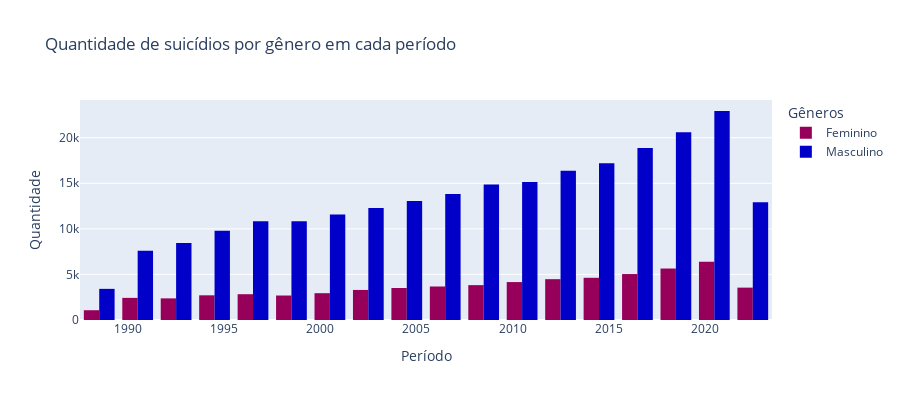

Notebook cell for this chart:
### Code cell
#Gráfico histograma Quantidade de suicídios por gênero em cada período
dadosGeneros = BancoLocal.buscar_dados('gen_periodo')

dadosGeneros = dadosGeneros.rename(columns={'descricao':'Gêneros', 'quantidade':'Quantidade', 'ano':'Período'})

analiseGeneroPeriodo = AnaliseGenero(dadosGeneros, 'Período', 'Quantidade', 'Gêneros', 'histogram')
analiseGeneroPeriodo.criar_grafico()

### Figure 1 — Plotly figure (JSON) as saved in the notebook; plotly's stock layout.template omitted (floating-point values rounded to 4 significant figures)
{"data": [{"alignmentgroup": "True", "bingroup": "x", "histfunc": "sum", "hovertemplate": "Gêneros=Feminino<br>Período=%{x}<br>sum of Quantidade=%{y}<extra></extra>", "legendgroup": "Feminino", "marker": {"color": "rgb(150,0,90)", "pattern": {"shape": ""}}, "name": "Feminino", "nbinsx": 17, "offsetgroup": "Feminino", "orientation": "v", "showlegend": true, "type": "histogram", "x": [1989, 1990, 1991, 1992, 1993, 1994, 1995, 1996, 1997, 1998, 1999, 2000, 2001, 2002, 2003, 2004, 2005, 2006, 2007, 2008, 2009, 2010, 2011, 2012, 2013, 2014, 2015, 2016, 2017, 2018, 2019, 2020, 2021, 2022], "xaxis": "x", "y": [1073, 1225, 1202, 1180, 1193, 1299, 1410, 1407, 1423, 1457, 1230, 1382, 1560, 1694, 1604, 1706, 1805, 1805, 1872, 1953, 1872, 2073, 2089, 2257, 2223, 2233, 2396, 2378, 2664, 2729, 2919, 2964, 3431, 3553], "yaxis": "y"}, {"alignmentgroup": "True", "bingroup": "x", "histfunc": "sum", "hovertemplate": "Gêneros=Masculino<br>Período=%{x}<br>sum of Quantidade=%{y}<extra></extra>", "legendgroup": "Masculino", "marker": {"color": "rgb(0,0,200)", "pattern": {"shape": ""}}, "name": "Masculino", "nbinsx": 17, "offsetgroup": "Masculino", "orientation": "v", "showlegend": true, "type": "histogram", "x": [1989, 1990, 1991, 1992, 1993, 1994, 1995, 1996, 1997, 1998, 1999, 2000, 2001, 2002, 2003, 2004, 2005, 2006, 2007, 2008, 2009, 2010, 2011, 2012, 2013, 2014, 2015, 2016, 2017, 2018, 2019, 2020, 2021, 2022], "xaxis": "x", "y": [3417, 3618, 3980, 4081, 4354, 4632, 5174, 5332, 5496, 5525, 5300, 5398, 6177, 6028, 6256, 6311, 6744, 6834, 6995, 7375, 7500, 7375, 7762, 8061, 8309, 8419, 8780, 9053, 9826, 9999, 10599, 10868, 12064, 12908], "yaxis": "y"}], "layout": {"barmode": "group", "height": 400, "legend": {"title": {"text": "Gêneros"}, "tracegroupgap": 0}, "title": {"text": "Quantidade de suicídios por gênero em cada período"}, "xaxis": {"anchor": "y", "domain": [0, 1], "title": {"text": "Período"}}, "yaxis": {"anchor": "x", "domain": [0, 1], "title": {"text": "Quantidade"}}}}
